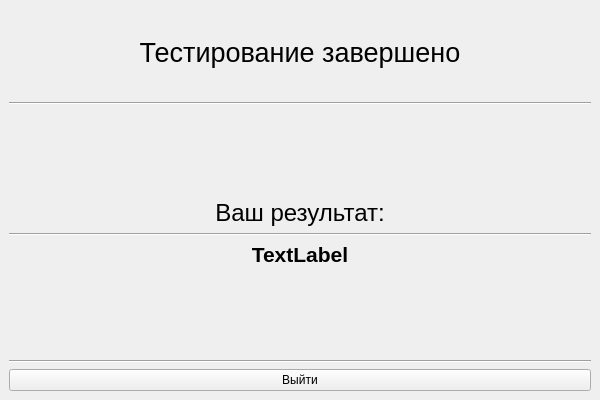
<?xml version="1.0" encoding="UTF-8"?>
<ui version="4.0">
 <class>MainWindow</class>
 <widget class="QMainWindow" name="MainWindow">
  <property name="geometry">
   <rect>
    <x>0</x>
    <y>0</y>
    <width>600</width>
    <height>400</height>
   </rect>
  </property>
  <property name="minimumSize">
   <size>
    <width>600</width>
    <height>400</height>
   </size>
  </property>
  <property name="windowTitle">
   <string/>
  </property>
  <widget class="QWidget" name="centralwidget">
   <layout class="QVBoxLayout" name="verticalLayout">
    <item>
     <widget class="QLabel" name="label">
      <property name="sizePolicy">
       <sizepolicy hsizetype="MinimumExpanding" vsizetype="MinimumExpanding">
        <horstretch>0</horstretch>
        <verstretch>0</verstretch>
       </sizepolicy>
      </property>
      <property name="minimumSize">
       <size>
        <width>0</width>
        <height>0</height>
       </size>
      </property>
      <property name="font">
       <font>
        <pointsize>20</pointsize>
        <underline>false</underline>
       </font>
      </property>
      <property name="text">
       <string>Тестирование завершено</string>
      </property>
      <property name="alignment">
       <set>Qt::AlignCenter</set>
      </property>
     </widget>
    </item>
    <item>
     <widget class="Line" name="line_2">
      <property name="orientation">
       <enum>Qt::Horizontal</enum>
      </property>
     </widget>
    </item>
    <item>
     <spacer name="verticalSpacer">
      <property name="orientation">
       <enum>Qt::Vertical</enum>
      </property>
      <property name="sizeHint" stdset="0">
       <size>
        <width>20</width>
        <height>40</height>
       </size>
      </property>
     </spacer>
    </item>
    <item>
     <widget class="QLabel" name="label_2">
      <property name="font">
       <font>
        <pointsize>18</pointsize>
       </font>
      </property>
      <property name="text">
       <string>Ваш результат:</string>
      </property>
      <property name="alignment">
       <set>Qt::AlignCenter</set>
      </property>
     </widget>
    </item>
    <item>
     <widget class="Line" name="line">
      <property name="orientation">
       <enum>Qt::Horizontal</enum>
      </property>
     </widget>
    </item>
    <item>
     <widget class="QLabel" name="result">
      <property name="font">
       <font>
        <pointsize>16</pointsize>
        <weight>75</weight>
        <bold>true</bold>
       </font>
      </property>
      <property name="text">
       <string>TextLabel</string>
      </property>
      <property name="alignment">
       <set>Qt::AlignCenter</set>
      </property>
     </widget>
    </item>
    <item>
     <spacer name="verticalSpacer_2">
      <property name="orientation">
       <enum>Qt::Vertical</enum>
      </property>
      <property name="sizeHint" stdset="0">
       <size>
        <width>20</width>
        <height>40</height>
       </size>
      </property>
     </spacer>
    </item>
    <item>
     <widget class="Line" name="line_3">
      <property name="orientation">
       <enum>Qt::Horizontal</enum>
      </property>
     </widget>
    </item>
    <item>
     <widget class="QPushButton" name="exit_btn">
      <property name="text">
       <string>Выйти</string>
      </property>
     </widget>
    </item>
   </layout>
  </widget>
 </widget>
 <resources/>
 <connections/>
</ui>
